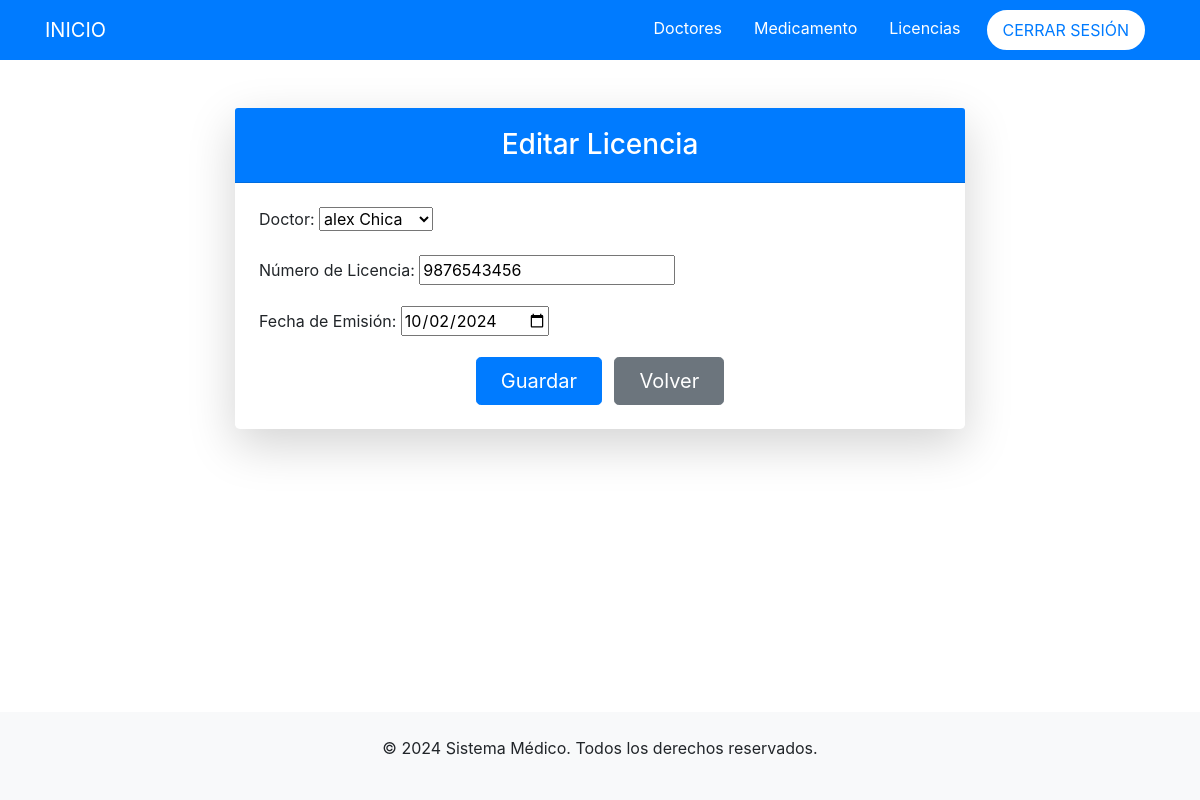
/license/update/1/ (signed in), run on the app's committed database.
### aplication/core/models.py (models this page shows, shortened)
class License(models.Model):
    doctor = models.OneToOneField(Doctor, on_delete=models.CASCADE)
    license_number = models.CharField(max_length=20, unique=True)
    issued_date = models.DateField()

### aplication/core/views.py (the view)
# urls.py: path('license/update/<int:pk>/', views.LicenseUpdate.as_view(), name='license_update'),
class LicenseUpdate(LoginRequiredMixin, UpdateView):
    model = License
    form_class = LicenseForm
    template_name = 'core/license/form.html'
    success_url = reverse_lazy('core:license_list')
    login_url = 'core:login'
    def get_context_data(self, **kwargs):
        context = super().get_context_data(**kwargs)
        context['title'] = "Editar Licencia"
        return context

### aplication/core/forms.py
class LicenseForm(forms.ModelForm):
    class Meta:
        model = License
        fields = ['doctor', 'license_number', 'issued_date']
        widgets = {
            'issued_date': forms.DateInput(
                attrs={
                    'type': 'date',
                }, format='%Y-%m-%d'
            ),
        }
        labels = {
            'doctor': 'Doctor',
            'license_number': 'Número de Licencia',
            'issued_date': 'Fecha de Emisión',
        }

### aplication/core/models.py (called while the page is built)
    def __str__(self):
        return f"{self.first_name} {self.last_name}"

### template/core/license/form.html (shortened to what this page needs)
{% extends 'layouts/base.html' %}
{% block content %}
<div class="container mt-5">
    <div class="row justify-content-center">
        <div class="col-md-8">
            <div class="card shadow-lg border-0 rounded-lg">
                <div class="card-header text-white" style="background-color: #007bff;">
                    <h3 class="text-center my-2">{{ title }}</h3>
                </div>
                <div class="card-body p-4">
                    <form method="POST">
                        <div class="form-group">
                            {{ form.as_p }}
                        </div>
                        <div class="text-center">
                            <button type="submit" class="btn btn-primary btn-lg px-4">
                                 Guardar
                            </button>
                            <a href="{% url 'core:license_list' %}" class="btn btn-secondary btn-lg px-4 ml-2">
                                 Volver
                            </a>
                        </div>
                    </form>
                </div>
            </div>
        </div>
    </div>
</div>
{% endblock %}

### data on the page
License: doctor "alex Chica", license_number "9876543456", issued_date "10/02/2024"

### other printed values
{{ title }} "Editar Licencia"
